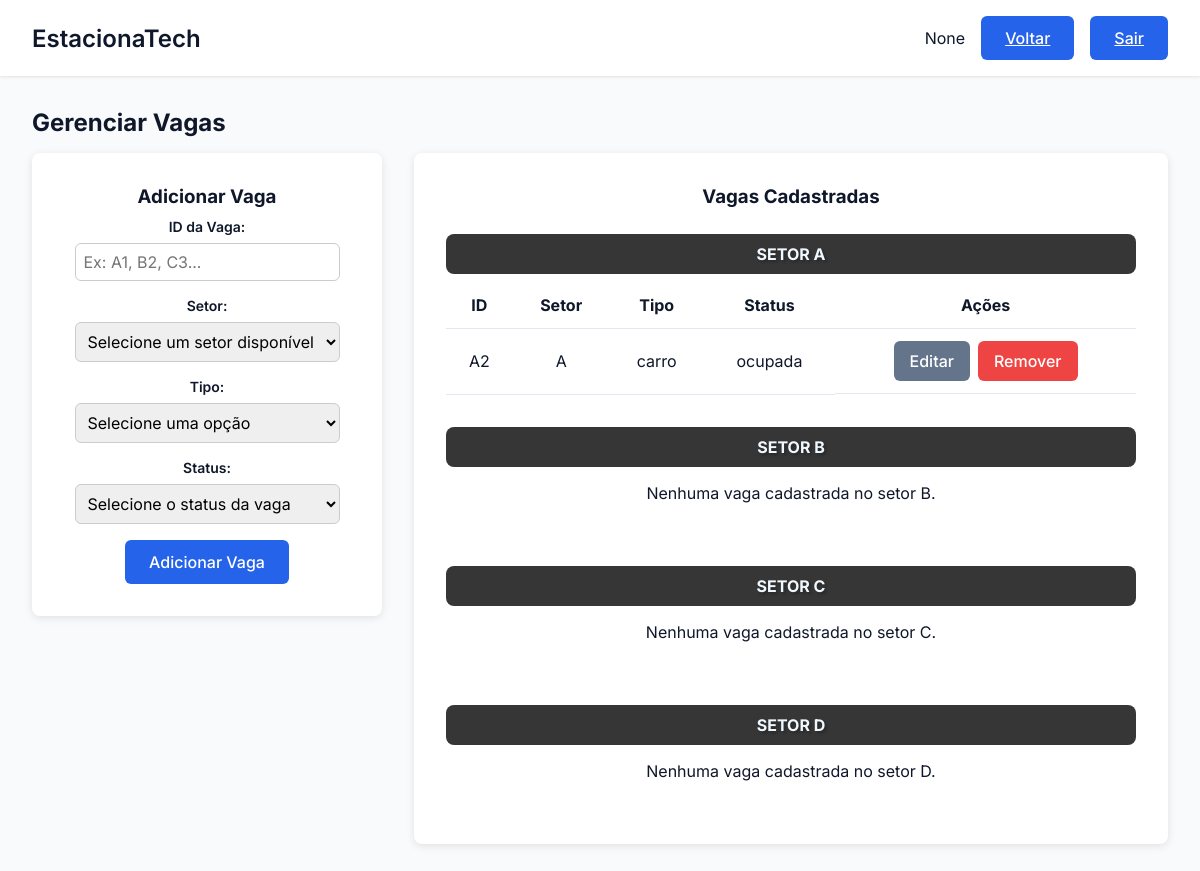
/vaga/config_vagas, run on an earlier commit of the app's database.
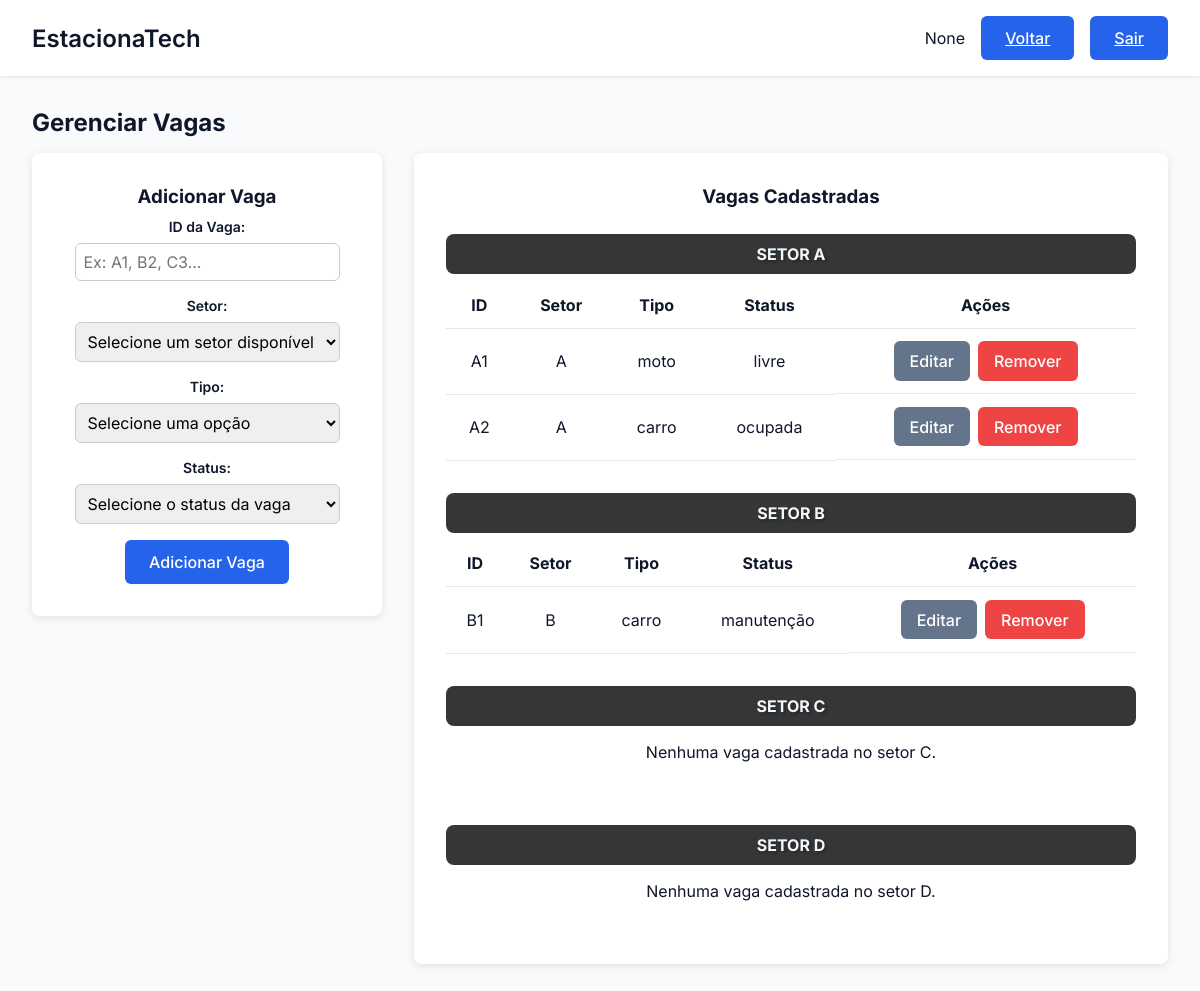
And on a later commit of the database.
### tables this page shows
CREATE TABLE Setor (
        id_setor TEXT PRIMARY KEY,
        n_vagas INTEGER NOT NULL
    );

CREATE TABLE Vaga (
        id_vaga TEXT PRIMARY KEY,
        setor TEXT NOT NULL,
        tipo TEXT NOT NULL CHECK (tipo IN ('carro', 'moto', 'deficiente', 'etc.')),
        status TEXT NOT NULL CHECK (status IN ('livre', 'ocupada', 'reservada', 'manutenção')),
        FOREIGN KEY (setor) REFERENCES Setor(id_setor)
    );

### EstacionaTech/routes/vaga_routes.py (the view)
@vaga_bp.route('/config_vagas')
def config_vagas():
    vagas = VagaController.listar_vagas()
    setores = SetorController.listar_setores()
    print(setores)
    return render_template('config_vagas.html', vagas=vagas, setores=setores)

### EstacionaTech/controllers/setor_controller.py (called while the page is built)
    @staticmethod
    def listar_setores():
        setores = Setor.listar_todos()
        return setores

### EstacionaTech/controllers/vaga_controller.py (called while the page is built)
    @staticmethod
    def listar_vagas():
        vagas= Vaga.listar_todas()
        return vagas

### EstacionaTech/database/database.py (called while the page is built)
def conectar():
    diretorio_db = "EstacionaTech/database"
    if not os.path.exists(diretorio_db):
        os.makedirs(diretorio_db)  # Criar diretório caso não exista
    return sqlite3.connect(f"{diretorio_db}/estacionatech.db")

### EstacionaTech/models/setor.py (called while the page is built)
    def listar_todos():
        conn = conectar()
        cursor = conn.cursor()
        cursor.execute("SELECT * FROM Setor ORDER BY id_setor ASC")
        setores = cursor.fetchall()
        conn.close()
        return setores

### EstacionaTech/models/vaga.py (called while the page is built)
    def listar_todas():
        conn = conectar()
        cursor = conn.cursor()
        cursor.execute("SELECT * FROM vaga ORDER BY id_vaga ASC")
        vagas = cursor.fetchall()
        conn.close()
        return vagas

### EstacionaTech/templates/config_vagas.html (shortened to what this page needs)
<!DOCTYPE html>
<html lang="pt-BR">
<head>
    <link rel="stylesheet" href="{{ url_for('static', filename='css/estilo.css') }}">
    <link rel="stylesheet" href="{{ url_for('static', filename='css/vagas.css') }}">
</head>
<body>
    <div class="dashboard">
        <header class="dashboard-header">
            <nav class="dashboard-nav container">
                <h1 class="dashboard-title">EstacionaTech</h1>
                <div class="dashboard-user">
                    <span>{{ session.get('nome') }}</span>
                    <a href="{{ url_for('admin.configuracoes_admin') }}" class="btn btn-primary">Voltar</a>
                    <a href="{{ url_for('auth.logout') }}" class="btn btn-primary">Sair</a>
                </div>
            </nav>
        </header>
        <main class="dashboard-content container">
            <h2 class="section-title">Gerenciar Vagas</h2>
            <div class="dashboard-grid">
                <div class="dashboard-card">
                    <h3>Adicionar Vaga</h3>
                    <form action="{{ url_for('vaga.adicionar_vaga') }}" method="POST" class="form">
                        <div class="form-group">
                            <label class="form-label" for="id_vaga">ID da Vaga:</label>
                            <input class="form-input" type="text" id="id_vaga" name="id_vaga" required placeholder="Ex: A1, B2, C3...">
                        </div>
                        <div class="form-group">
                            <label class="form-label" for="setor">Setor:</label>
                            <select class="form-input" id="setor" name="setor" required>
                                <option value="" disabled selected>Selecione um setor disponível</option>
                            </select>
                        </div>
                        <div class="form-group">
                            <label class="form-label" for="tipo">Tipo:</label>
                            <select class="form-input" id="tipo" name="tipo" required>
                                <option value="" disabled selected>Selecione uma opção</option>
                            </select>
                        </div>
                        <div class="form-group">
                            <label class="form-label" for="status">Status:</label>
                            <select class="form-input" id="status" name="status" required>
                                <option value="" disabled selected>Selecione o status da vaga</option>
                            </select>
                        </div>
                        <button type="submit" class="btn btn-primary">Adicionar Vaga</button>
                    </form>
                </div>
                <div class="dashboard-card">
                    <h3 class="section-title">Vagas Cadastradas</h3>
                    <div class="setor-container">
                        {% for setor in setores|batch(2, '') %}
                        <div class="setor-row">
                            {% for s in setor %}
                                {% if s %}
                                    <div class="setor-box">
                                        <h4 class="setor-section-title">SETOR {{ s[0] }}</h4>
                                        {% set setor_vagas = vagas|selectattr('1', 'equalto', s[0])|list %}
                                        {% if setor_vagas %}
                                        <div class="table-container">
                                            <table class="table">
                                                <thead>
                                                    <tr>
                                                        <th>ID</th>
                                                        <th>Setor</th>
                                                        <th>Tipo</th>
                                                        <th>Status</th>
                                                        <th>Ações</th>
                                                    </tr>
                                                </thead>
                                                <tbody>
                                                    {% for vaga in setor_vagas %}
                                                    <tr>
                                                        <td>{{ vaga[0] }}</td>
                                                        <td>{{ vaga[1] }}</td>
                                                        <td>{{ vaga[2] }}</td>
                                                        <td>{{ vaga[3] }}</td>
                                                        <td class="actions">
                                                            <button class="btn btn-secondary" onclick="openEditModal('{{ vaga[0] }}', '{{ vaga[1] }}', '{{ vaga[2] }}', '{{ vaga[3] }}')">Editar</button>
                                                            <form action="{{ url_for('vaga.remover_vaga') }}" method="POST" class="inline-form">
                                                                <button type="submit" class="btn btn-danger" onclick="return confirm('Tem certeza que deseja remover a vaga {{ vaga[0] }}?')">Remover</button>
                                                            </form>
                                                        </td>
                                                    </tr>
                                                    {% endfor %}
                                                </tbody>
                                            </table>
                                        </div>
                                        {% else %}
                                            <p class="no-data">Nenhuma vaga cadastrada no setor {{ s[0] }}.</p>
                                        {% endif %}
                                    </div>
                                {% endif %}
                            {% endfor %}
                        </div>
                        {% endfor %}
                    </div>
                </div>
            </div>
        </main>
    </div>
</body>
</html>

### EstacionaTech/static/css/estilo.css (style rules this page uses)
* { margin: 0; padding: 0; box-sizing: border-box; font-family: 'Inter', sans-serif; }
:root { --primary: #2563eb; --primary-dark: #1d4ed8; --secondary: #64748b; --danger: #ef4444; --success: #22c55e; --background: #f8fafc; --surface: #ffffff; --text: #0f172a; --text-light: #64748b; }
body { background-color: var(--background); color: var(--text); min-height: 100vh; }
.container { max-width: 1200px; margin: 0 auto; padding: 0 1rem; }
.form-group { margin-bottom: 1.5rem; }
.form-label { display: block; font-size: 0.875rem; font-weight: 500; margin-bottom: 0.5rem; color: var(--text); }
.form-input { width: 100%; padding: 0.75rem 1rem; border: 1px solid #e2e8f0; border-radius: 6px; font-size: 1rem; transition: all 0.2s; }
.btn { display: inline-flex; align-items: center; justify-content: center; padding: 0.75rem 1.5rem; font-size: 1rem; font-weight: 500; border-radius: 6px; cursor: pointer; transition: all 0.2s; border: none; }
.btn-primary { background-color: var(--primary); color: white; }
.dashboard { min-height: 100vh; display: grid; grid-template-rows: auto 1fr; }
.dashboard-header { background: var(--surface); padding: 1rem; box-shadow: 0 1px 3px 0 rgb(0 0 0 / 0.1); }
.dashboard-nav { display: flex; justify-content: space-between; align-items: center; }
.dashboard-title { font-size: 1.5rem; font-weight: 600; }
.dashboard-user { display: flex; align-items: center; gap: 1rem; }
.dashboard-content { padding: 2rem; }
.dashboard-content h2 { margin-bottom: 1rem; }
.dashboard-grid { display: grid; grid-template-columns: 1fr 1fr; gap: 2rem; }
.dashboard-card { background-color: var(--surface); padding: 2rem; border-radius: 8px; box-shadow: 0 2px 8px rgba(0,0,0,0.1); display: flex; flex-direction: column; align-items: center; text-align: center; }
.dashboard-card h3 { margin-bottom: 10px; }
.dashboard-card p { margin-bottom: 15px; }

### EstacionaTech/static/css/vagas.css (style rules this page uses)
.section-title { margin-bottom: 2rem; }
.dashboard-grid { display: grid; grid-template-columns: 350px 1fr; gap: 2rem; align-items: start; }
.setor-section-title { background-color: #363636; color: #F0F8FF; padding: 10px 20px; margin-top: 1rem; text-shadow: 2px 2px 3px rgba(0, 0, 0, 0.3); border-radius: 8px; }
.form-group { margin-bottom: 1rem; }
.form-group label { display: block; margin-bottom: 0.5rem; font-weight: 600; }
.form-group input, .form-group select { width: 100%; padding: 0.5rem; border-radius: 6px; border: 1px solid #ccc; }
.table-container { overflow-x: auto; }
.table { width: 100%; border-collapse: collapse; margin-top: 0.5rem; }
.table th, .table td { padding: 0.8rem; text-align: center; border-bottom: 1px solid #e2e8f0; }
.table th { text-align: center; }
.actions { display: flex; gap: 0.5rem; justify-content: center; }
.no-data { padding: 1rem; text-align: center; background-color: var(--surface); border-radius: 8px; }
.setor-container { display: flex; flex-direction: column; gap: 1rem; }
.setor-row { display: flex; gap: 1rem; flex-wrap: wrap; }
.setor-box { min-width: 300px; width: 100%; }
.btn-secondary { background-color: var(--secondary); color: white; border: none; padding: 0.6rem 1rem; border-radius: 6px; cursor: pointer; transition: background-color 0.2s; }
.btn-danger { background-color: var(--danger); color: white; border: none; padding: 0.6rem 1rem; border-radius: 6px; cursor: pointer; transition: background-color 0.2s; }

What changed in the data, as far as the page shows it:
added Vaga: id_vaga "A1", setor "A", tipo "moto", status "livre", shown under Setor "A"
shown differently, row unchanged: Setor "B": id_setor "B" → (not shown); text "Nenhuma vaga cadastrada no setor ." → "ID Setor Tipo Status Ações"
added Vaga: id_vaga "B1", setor "B", tipo "carro", status "manutenção", shown under Setor "B"
